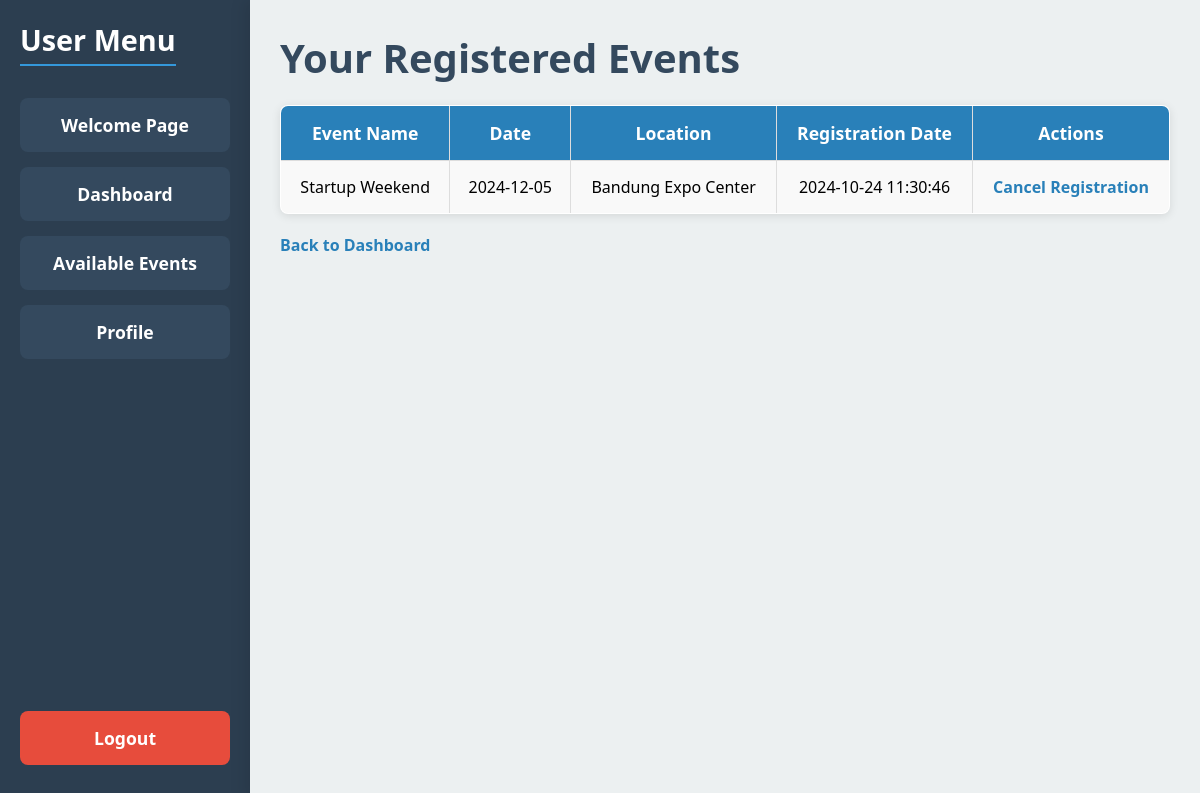
Page /registered_events.php (signed in) on the committed database.
### tables this page shows
CREATE TABLE `registrations` (
  `registration_id` int(11) NOT NULL,
  `user_id` int(11) NOT NULL,
  `event_id` int(11) NOT NULL,
  `registration_date` timestamp NOT NULL DEFAULT current_timestamp()
);

CREATE TABLE `events` (
  `event_id` int(11) NOT NULL,
  `event_name` varchar(255) NOT NULL,
  `description` text NOT NULL,
  `date` date NOT NULL,
  `time` time NOT NULL,
  `location` varchar(255) NOT NULL,
  `banner` varchar(255) DEFAULT NULL,
  `max_participants` int(11) NOT NULL,
  `status` enum('open','closed','canceled') NOT NULL DEFAULT 'open',
  `created_at` timestamp NOT NULL DEFAULT current_timestamp()
);

### registered_events.php (the view, shortened to what this page needs)
<?php
$servername = "localhost";
$username = "root";
$password = "";
$dbname = "event_registration";
$conn = new mysqli($servername, $username, $password, $dbname);
$user_id = $_SESSION['user_id'];
$sql = "
    SELECT events.event_id, events.event_name, events.date, events.location, registrations.registration_date
    FROM registrations
    INNER JOIN events ON registrations.event_id = events.event_id
    WHERE registrations.user_id = $user_id";
$result = $conn->query($sql);
?>
<!DOCTYPE html>
<html lang="en">
<head>
</head>
<body>
    <div class="sidebar">
        <div>
            <h2>User Menu</h2>
<a href="welcome.php">Welcome Page</a>
            <a href="user_dashboard.php">Dashboard</a>
            <a href="events.php">Available Events</a>
            <a href="view_profile.php">Profile</a>
        </div>
        <div>
            <a href="logout.php" class="logout">Logout</a>
        </div>
    </div>
    <div class="main-content">
        <h1>Your Registered Events</h1>
        <?php
        if ($result->num_rows > 0) {
            echo "<table>";
            echo "<tr><th>Event Name</th><th>Date</th><th>Location</th><th>Registration Date</th><th>Actions</th></tr>";
            while ($row = $result->fetch_assoc()) {
                echo "<tr>";
                echo "<td>" . htmlspecialchars($row['event_name']) . "</td>";
                echo "<td>" . htmlspecialchars($row['date']) . "</td>";
                echo "<td>" . htmlspecialchars($row['location']) . "</td>";
                echo "<td>" . htmlspecialchars($row['registration_date']) . "</td>";
                echo "<td><a href='cancel_registration.php?event_id=" . $row['event_id'] . "'>Cancel Registration</a></td>";
                echo "</tr>";
            }
            echo "</table>";
        } else {
            echo "<p>You have not registered for any events yet.</p>";
        }
        ?>
        <a href="user_dashboard.php">Back to Dashboard</a>
    </div>
</body>
</html>

### registered_events.php (style rules this page uses)
* { margin: 0; padding: 0; box-sizing: border-box; }
body { font-family: 'Segoe UI', Tahoma, Geneva, Verdana, sans-serif; background-color: #f9f9f9; display: flex; height: 100vh; }
.sidebar { background-color: #2c3e50; width: 250px; padding: 20px; display: flex; flex-direction: column; justify-content: space-between; }
.sidebar h2 { color: #fff; text-align: center; margin-bottom: 2rem; font-size: 1.8rem; }
.sidebar a { display: block; color: white; text-decoration: none; padding: 15px; margin-bottom: 15px; background-color: #34495e; border-radius: 8px; text-align: center; font-size: 1.1rem; transition: background-color 0.3s ease, transform 0.3s ease; }
.sidebar .logout { background-color: #e74c3c; }
.main-content { flex-grow: 1; padding: 30px; overflow-y: auto; background-color: #ecf0f1; box-shadow: -5px 0 15px rgba(0, 0, 0, 0.1); }
h1 { color: #34495e; font-size: 2.5rem; margin-bottom: 20px; }
h2 { color: #2c3e50; font-size: 1.8rem; margin-bottom: 15px; border-bottom: 2px solid #3498db; display: inline-block; padding-bottom: 5px; }
table { width: 100%; border-collapse: collapse; background-color: #fff; border-radius: 8px; overflow: hidden; box-shadow: 0 2px 10px rgba(0, 0, 0, 0.1); margin-bottom: 20px; }
table, th, td { border: 1px solid #ddd; }
th, td { padding: 15px; text-align: center; font-size: 1rem; }
th { background-color: #2980b9; color: white; font-size: 1.1rem; }
tr:nth-child(even) { background-color: #f9f9f9; }
a { color: #2980b9; text-decoration: none; font-weight: bold; transition: color 0.3s ease; }

### rows in the picture
registrations: event.event_name "Startup Weekend", event.date "2024-12-05", event.location "Bandung Expo Center", registration_date "2024-10-24 11:30:46"
